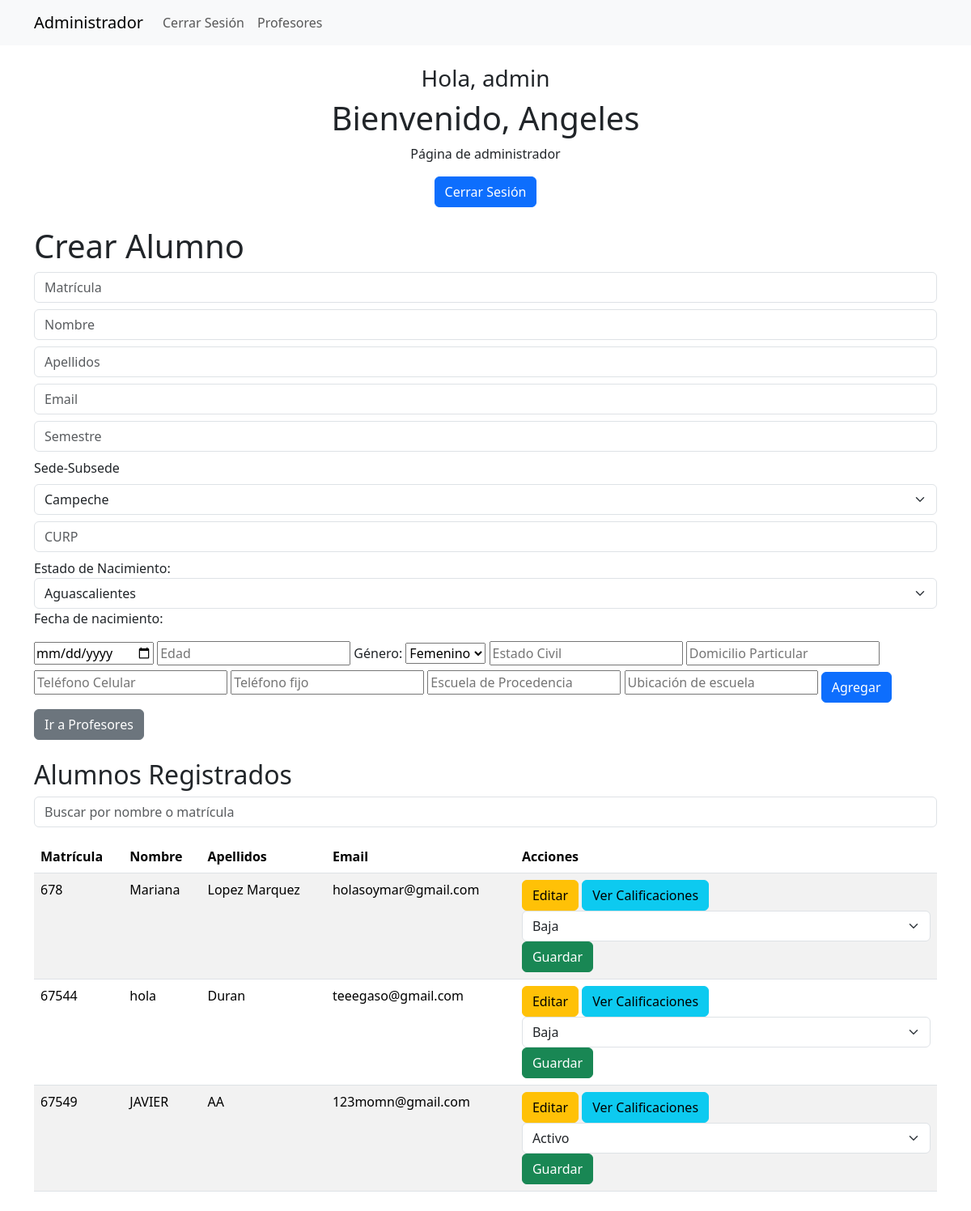
Page /index.php (signed in) on the committed database.
### tables this page shows
CREATE TABLE `alumnos` (
  `matricula` int(11) NOT NULL,
  `fecha_inscripcion` timestamp NULL DEFAULT current_timestamp(),
  `nombre` varchar(255) NOT NULL,
  `apellido` varchar(50) NOT NULL,
  `modulo` varchar(3) NOT NULL DEFAULT '041',
  `semestre` int(1) DEFAULT NULL,
  `sede_subsede` varchar(30) DEFAULT NULL,
  `email` varchar(255) NOT NULL,
  `curp` varchar(18) DEFAULT NULL,
  `lugar_nacimiento` varchar(50) NOT NULL,
  `fecha_nacimiento` date DEFAULT NULL,
  `edad` int(2) DEFAULT NULL,
  `genero` enum('Masculino','Femenino','Otro') DEFAULT 'Otro',
  `estado_civil` varchar(20) DEFAULT NULL,
  `domicilio_particular` text DEFAULT NULL,
  `telefono_celular` varchar(10) DEFAULT NULL,
  `telefono_fijo` varchar(10) DEFAULT NULL,
  `escuela_de_procedencia` varchar(60) DEFAULT NULL,
  `ubicacion_de_escuela` text DEFAULT NULL,
  `status` enum('activo','baja') NOT NULL DEFAULT 'activo'
);

### index.php (the view, shortened to what this page needs)
<?php
$con = connection();
$sql = "SELECT * FROM alumnos";
$query = mysqli_query($con, $sql);
?>
<!DOCTYPE html>
<html lang="en">
<head>
    <link href="https://cdn.jsdelivr.net/npm/bootstrap@5.3.1/dist/css/bootstrap.min.css" rel="stylesheet">
</head>
<body>
    <nav class="navbar navbar-expand-lg navbar-light bg-light">
        <div class="container">
            <a class="navbar-brand" href="#">Administrador</a>
            <div class="collapse navbar-collapse" id="navbarNav">
                <ul class="navbar-nav">
                    <li class="nav-item">
                        <a class="nav-link" href="logout.php">Cerrar Sesión</a>
                    </li>
                    <li class="nav-item">
                        <a class="nav-link" href="profesores.php">Profesores</a>
                    </li>
                </ul>
            </div>
        </div>
    </nav>
    <div class="container my-4 text-center">
        <h3>Hola, <span>admin</span></h3>
        <h1>Bienvenido, <span><?php echo $_SESSION['admin_name'] ?></span></h1>
        <p>Página de administrador</p>
        <a href="logout.php" class="btn btn-primary">Cerrar Sesión</a>
    </div>
    <div class="container my-4">
        <h1>Crear Alumno</h1>
        <form action="insert_user.php" method="POST" class="form-group">
            <input type="text" name="matricula" class="form-control my-2" placeholder="Matrícula" required>
            <input type="text" name="nombre" class="form-control my-2" placeholder="Nombre" required>
            <input type="text" name="apellido" class="form-control my-2" placeholder="Apellidos" required>
            <input type="email" name="email" class="form-control my-2" placeholder="Email" required>
            <input type="number" name="semestre" class="form-control my-2" placeholder="Semestre" required>
            <label for="sede_subsede" class="form-label">Sede-Subsede</label>
            <select id="sede_subsede" name="sede_subsede" class="form-select" required>
                <option value="Campeche">Campeche</option>
            </select>
            <input type="text" name="curp" class="form-control my-2" placeholder="CURP" required>
            <label for="lugar_nacimiento" style="text-align:start;">Estado de Nacimiento:</label>
            <select name="lugar_nacimiento" id="lugar_nacimiento" class="form-select" required>
                <option value="Aguascalientes">Aguascalientes</option>
            </select>
            <p style="text-align:start;">Fecha de nacimiento:</p>
            <input type="date" name="fecha_nacimiento" placeholder="Fecha de Nacimiento" required >
            <input type="text" name="edad" placeholder="Edad" required >
            <label for="genero" style="text-align:start;">Género:</label>
            <select id="genero" name="genero" required>
            <option value="Femenino">Femenino</option>
            </select>
            <input type="text" name="estado_civil" placeholder="Estado Civil" required >
            <input type="text" name="domicilio_particular" placeholder="Domicilio Particular" required >
            <input type="number" name="telefono_celular" placeholder="Teléfono Celular" required >
            <input type="number" name="telefono_fijo" placeholder="Teléfono fijo" required >
            <input type="text" name="escuela_de_procedencia" placeholder="Escuela de Procedencia" required >
            <input type="text" name="ubicacion_de_escuela" placeholder="Ubicación de escuela" required >
            <input type="submit" value="Agregar" class="btn btn-primary mt-2" required >
            <a href="profesores.php" class="btn btn-secondary mt-2">Ir a Profesores</a>
        </form>
    </div>
    <div class="container my-4 users-table">
    <h2>Alumnos Registrados</h2>
    <input type="text" name="search_student" class="form-control" placeholder="Buscar por nombre o matrícula">
    <table class="table table-striped mt-3">
        <thead>
            <tr>
                <th>Matrícula</th>
                <th>Nombre</th>
                <th>Apellidos</th>
                <th>Email</th>
                <th>Acciones</th>
            </tr>
        </thead>
        <tbody>
            <?php while ($row = mysqli_fetch_array($query)): ?>
                <tr>
                    <td><?= $row['matricula'] ?></td>
                    <td><?= $row['nombre'] ?></td>
                    <td><?= $row['apellido'] ?></td>
                    <td><?= $row['email'] ?></td>
                    <td>
                        <a href="update.php?matricula=<?= $row['matricula'] ?>" class="btn btn-warning">Editar</a>
                        <a href="view_grades.php?matricula=<?= $row['matricula'] ?>" class="btn btn-info">Ver Calificaciones</a>
                        <form action="update_student_status.php" method="POST" style="display: inline;">
                            <select name="status" class="form-select" style="display: inline;">
                                <option value="activo" <?= $row['status'] == 'activo' ? 'selected' : '' ?>>Activo</option>
                                <option value="baja" <?= $row['status'] == 'baja' ? 'selected' : '' ?>>Baja</option>
                            </select>
                            <button type="submit" class="btn btn-success">Guardar</button>
                        </form>
                    </td>
                </tr>
            <?php endwhile; ?>
        </tbody>
    </table>
</div>
</body>
</html>

### rows in the picture
alumnos: matricula "678", nombre "Mariana", apellido "Lopez Marquez", email "holasoymar@gmail.com", status "Baja"
alumnos: matricula "67544", nombre "hola", apellido "Duran", email "teeegaso@gmail.com", status "Baja"
alumnos: matricula "67549", nombre "JAVIER", apellido "AA", email "123momn@gmail.com", status "Activo"

### other values in the picture
$_SESSION['admin_name'] "Angeles"
